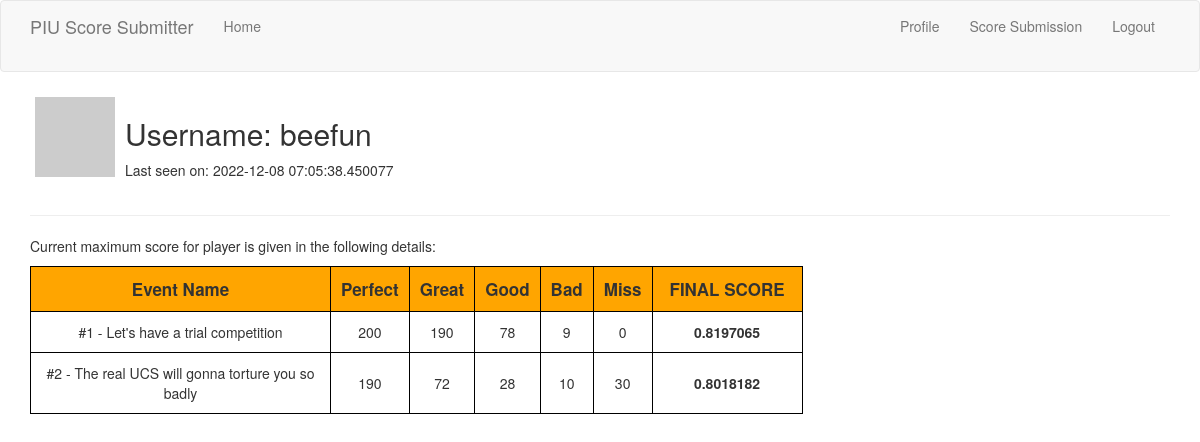
Page /user/beefun (signed in) on the committed database.
### app/models.py (models this page shows, shortened)
class User(UserMixin, db.Model):
    id = db.Column(db.Integer, primary_key = True)
    username = db.Column(db.String(64), index = True, unique = True)
    email = db.Column(db.String(128), index = True, unique = True)
    password_hash = db.Column(db.String(128))
    about_me = db.Column(db.String(200))
    last_seen = db.Column(db.DateTime, default = datetime.utcnow)
    posts = db.relationship('Post', backref='author', lazy='dynamic')
    scores = db.relationship('Score', backref='author', lazy='dynamic')
    def avatar(self, size):
        digest = md5(self.email.lower().encode('utf-8')).hexdigest()
        return 'https://www.gravatar.com/avatar/{}?d=identicon&s={}'.format(digest, size)

class Score(db.Model):
    id = db.Column(db.Integer, primary_key = True)
    username = db.Column(db.String(64))
    event = db.Column(db.String(200))
    perfect = db.Column(db.Integer, default = 0)
    great = db.Column(db.Integer, default = 0)
    good = db.Column(db.Integer, default = 0)
    bad = db.Column(db.Integer, default = 0)
    miss = db.Column(db.Integer, default = 0)
    finalScore = db.Column(db.Float)
    user_id = db.Column(db.Integer, db.ForeignKey('user.id'))

### app/routes.py (the view)
@web.route('/user/<username>')
@login_required
def user(username):
    user = User.query.filter_by(username = username).first_or_404()
    scores = Score.query.filter_by(username = username).all()
    all_scores = []
    if len(scores) > 0:
        all_events = sorted(set(s.event for s in scores))
        for event in all_events:
            score_events = [s for s in scores if s.event == event]
            details = max(score_events, key = lambda p: p.finalScore)
            all_scores.append(details)
    if len(all_scores) == 0:
        all_scores = None
    return render_template("user.html", user = user, all_scores = all_scores)

### app/models.py (called while the page is built)
@login.user_loader
def load_user(id):
    return User.query.get(int(id))

### app/routes.py (called while the page is built)
@web.before_request
def before_request():
    if current_user.is_authenticated:
        current_user.last_seen = datetime.utcnow()
        db.session.commit()

### app/templates/user.html (shortened to what this page needs)
{% extends "base.html" %}
{% block app_content %}
    <div>
        <table class="firstTable">
            <tr valign="top">
                <td><img src="{{ user.avatar(256) }}"></td>
                <td>
                    <h2>Username: {{ user.username }}</h2>
                    {% if user.last_seen %}<p>Last seen on: {{ user.last_seen }}</p>{% endif %}
                </td>
            </tr>
        </table>
    </div>
    <hr>
    <p>Current maximum score for player is given in the following details:</p>
    {% if all_scores %}
    <div>
        <table class="secondTable">
            <colgroup>
                <col style="width:300px">
                <col>
                <col>
                <col>
                <col>
                <col>
                <col style="width:150px">
            </colgroup>
            <tr>
                <th><b>Event Name</b></th>
                <th><b>Perfect</b></th>
                <th><b>Great</b></th>
                <th><b>Good</b></th>
                <th><b>Bad</b></th>
                <th><b>Miss</b></th>
                <th><b>FINAL SCORE</b></th>
            </tr>
            {% for details in all_scores %}
            <tr>
                <td>{{ details.event }}</td>
                <td>{{ details.perfect }}</td>
                <td>{{ details.great }}</td>
                <td>{{ details.good }}</td>
                <td>{{ details.bad }}</td>
                <td>{{ details.miss }}</td>
                <td><b>{{ details.finalScore }}</b></td>
            </tr>
            {% endfor %}
        </table>
    </div>
    {% else %}
    <p>You have not submitted any score. Please submit before the deadline</p>
    {% endif %}
{% endblock %}

### app/templates/base.html (shortened to what this page needs)
{% extends 'bootstrap/base.html' %}
{% block navbar %}
    <nav class="navbar navbar-default">
        <div class="container">
            <div class="navbar-header">
                <a class="navbar-brand" href="{{ url_for('home') }}">PIU Score Submitter</a>
            </div>
            <div class="collapse navbar-collapse" id="bs-example-navbar-collapse-1">
                <ul class="nav navbar-nav">
                    <li><a href="{{ url_for('home') }}">Home</a></li>
                </ul>
                <ul class="nav navbar-nav navbar-right">
                    {% if current_user.is_anonymous %}
                    <li><a href="{{ url_for('login') }}">Login</a></li>
                    {% else %}
                    <li><a href="{{ url_for('user', username=current_user.username) }}">Profile</a></li>
                    <li><a href = "{{ url_for('score') }}">Score Submission</a><br></li>
                    <li><a href="{{ url_for('logout') }}">Logout</a></li>
                    {% endif %}
                </ul>
            </div>
        </div>
    </nav>
{% endblock %}
{% block content %}
    <div class="container">
        {% block app_content %}
        {% endblock %}
    </div>
{% endblock %}

### app/templates/user.html (style rules this page uses)
.firstTable, .firstTable th, .firstTable td { border: 1px }
.firstTable th, .firstTable td { padding : 5px; text-align: left; }
.secondTable, .secondTable th, .secondTable td { border: 1px solid black; border-collapse: collapse; }
.secondTable th, .secondTable td { padding: 10px; text-align: center; }
.secondTable th { background-color: orange; font-size: 17px; }
.secondTable colgroup { width: 50px }

### rows in the picture
User: username "beefun", last_seen "2022-12-08 07:05:38.450077"
Score: event "#1 - Let's have a trial competition", perfect "200", great "190", good "78", bad "9", miss "0", finalScore "0.8197065"
Score: event "#2 - The real UCS will gonna torture you so badly", perfect "190", great "72", good "28", bad "10", miss "30", finalScore "0.8018182"
